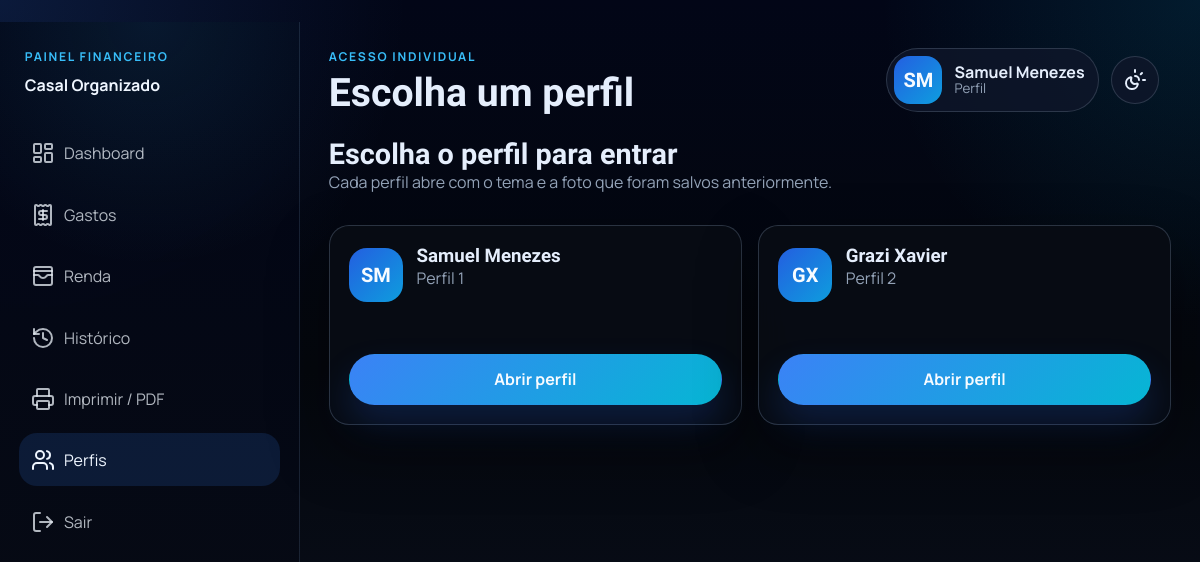
Screenshot of /selecionar-perfil/ (signed in) with the database file from the repository.
### perfis/models.py (models this page shows, shortened)
class Perfil(models.Model):
    nome = models.CharField(max_length=120)
    slug = models.SlugField(unique=True)
    ordem = models.PositiveSmallIntegerField(default=0)
    tema = models.CharField(max_length=20, choices=THEME_CHOICES, default=DEFAULT_THEME)
    mostrar_funcoes_extras = models.BooleanField(default=True)
    foto_perfil = models.TextField(blank=True, default="")
    class Meta:
        ordering = ("ordem", "nome")
    @property
    def iniciais(self):
        partes = [parte[0].upper() for parte in self.nome.split() if parte]
        return "".join(partes[:2]) or self.nome[:1].upper()
    @property
    def tem_foto_perfil(self):
        return bool(self.foto_perfil)

### perfis/views.py (the view)
# urls.py: path("selecionar-perfil/", views.select_profile, name="select_profile"),
@login_required
def select_profile(request):
    profiles = list_profiles().prefetch_related("parcelas_salariais")
    if request.method == "POST":
        profile = get_object_or_404(Perfil, slug=request.POST.get("profile_slug"))
        set_active_profile(request, profile)
        return redirect("dashboard")
    return render(
        request,
        "perfis/select_profile.html",
        {
            "profiles": profiles,
        },
    )

### financeiro/context_processors.py (called while the page is built)
def app_context(request):
    active_profile = None
    available_profiles = []
    cleanup_notice = None
    active_theme = DEFAULT_THEME
    if request.user.is_authenticated:
        available_profiles = list(list_profiles())
        active_profile = get_active_profile(request)
        if active_profile:
            cleanup_notice = get_cleanup_notice(active_profile)
            active_theme = active_profile.tema
    return {
        "app_name": "Casal Organizado",
        "available_profiles": available_profiles,
        "active_profile": active_profile,
        "cleanup_notice": cleanup_notice,
        "active_theme": active_theme,
        "theme_options": THEME_CHOICES,
    }

### financeiro/utils.py (called while the page is built)
def clamp_day(year, month, day):
    return min(day, monthrange(year, month)[1])

def add_months(source_date, months, day=None):
    month_index = (source_date.month - 1) + months
    year = source_date.year + month_index // 12
    month = month_index % 12 + 1
    target_day = clamp_day(year, month, day or source_date.day)
    return date(year, month, target_day)

### perfis/services.py (called while the page is built)
def list_profiles():
    return Perfil.objects.order_by("ordem", "nome")

def get_active_profile(request):
    profile_id = request.session.get("active_profile_id")
    if not profile_id:
        return None
    try:
        return Perfil.objects.get(pk=profile_id)
    except Perfil.DoesNotExist:
        request.session.pop("active_profile_id", None)
        return None

def get_profile_history_anchor(profile):
    gasto_anchor = profile.gastos.order_by("data_inicio").values_list("data_inicio", flat=True).first()
    extra_anchor = profile.rendas_extras.order_by("data").values_list("data", flat=True).first()
    debit_anchor = profile.gastos_debito.order_by("data").values_list("data", flat=True).first()
    anchors = [item for item in (gasto_anchor, extra_anchor, debit_anchor) if item]
    return min(anchors) if anchors else None

def get_cleanup_notice(profile, today=None):
    today = today or timezone.localdate()
    anchor = get_profile_history_anchor(profile)
    if not anchor:
        return None
    cleanup_date = add_months(anchor, 12)
    warning_start = cleanup_date - timedelta(days=30)
    if today < warning_start:
        return None
    return {
        "cleanup_date": cleanup_date,
        "days_left": max((cleanup_date - today).days, 0),
    }

### perfis/templates/perfis/select_profile.html (shortened to what this page needs)
{% extends "base.html" %}
{% block page_title %}Escolha um perfil{% endblock %}
{% block eyebrow %}Acesso individual{% endblock %}
{% block content %}
    <section class="page-intro" data-reveal>
        <div>
            <h3>Escolha o perfil para entrar</h3>
            <p class="muted">Cada perfil abre com o tema e a foto que foram salvos anteriormente.</p>
        </div>
    </section>
    <section class="profile-grid">
        {% for profile in profiles %}
            <form method="post" class="profile-card" data-reveal>
                <div class="profile-card__header">
                    {% if profile.tem_foto_perfil %}
                        <img src="{{ profile.foto_perfil }}" alt="Foto de {{ profile.nome }}" class="profile-avatar">
                    {% else %}
                        <span class="profile-badge">{{ profile.iniciais }}</span>
                    {% endif %}
                    <div>
                        <h3>{{ profile.nome }}</h3>
                        <p class="muted">Perfil {{ forloop.counter }}</p>
                    </div>
                </div>
                <button type="submit" class="primary-button">Abrir perfil</button>
            </form>
        {% endfor %}
    </section>
{% endblock %}

### templates/base.html (shortened to what this page needs)
﻿{% load static %}
<!DOCTYPE html>
<html lang="pt-br">
<head>
    <link rel="stylesheet" href="{% static 'css/style.css' %}">
</head>
<body class="theme-{{ active_theme }} {% block body_class %}{% endblock %}">
    {% if request.user.is_authenticated %}
        <div class="app-shell">
            <aside class="sidebar">
                <div class="sidebar-header" data-reveal>
                    <p class="eyebrow">Painel financeiro</p>
                    <strong>{{ app_name }}</strong>
                </div>
                <nav class="sidebar-nav" data-reveal>
                    {% with current=request.resolver_match.url_name %}
                        {% if active_profile %}
                            <a href="{% url 'dashboard' %}" class="{% if current == 'dashboard' %}is-active{% endif %}">
                                <i data-lucide="layout-dashboard"></i>
                                <span>Dashboard</span>
                            </a>
                            <a href="{% url 'gastos' %}" class="{% if current == 'gastos' or current == 'add_gasto' or current == 'edit_gasto' %}is-active{% endif %}">
                                <i data-lucide="receipt"></i>
                                <span>Gastos</span>
                            </a>
                            <a href="{% url 'extra_income_page' %}" class="{% if current == 'extra_income_page' or current == 'edit_extra_income' %}is-active{% endif %}">
                                <i data-lucide="wallet-cards"></i>
                                <span>Renda</span>
                            </a>
                            <a href="{% url 'historico' %}" class="{% if current == 'historico' %}is-active{% endif %}">
                                <i data-lucide="history"></i>
                                <span>Histórico</span>
                            </a>
                            <a href="{% url 'export_pdf' %}" class="{% if current == 'export_pdf' %}is-active{% endif %}">
                                <i data-lucide="printer"></i>
                                <span>Imprimir / PDF</span>
                            </a>
                        {% endif %}
                        <a href="{% url 'select_profile' %}" class="{% if current == 'select_profile' %}is-active{% endif %}">
                            <i data-lucide="users"></i>
                            <span>Perfis</span>
                        </a>
                        <a href="{% url 'logout' %}">
                            <i data-lucide="log-out"></i>
                            <span>Sair</span>
                        </a>
                    {% endwith %}
                </nav>
            </aside>
            <div class="content-shell">
                <header class="topbar">
                    <div>
                        <p class="eyebrow">{% block eyebrow %}Organização financeira{% endblock %}</p>
                        <h2>{% block page_title %}{{ app_name }}{% endblock %}</h2>
                    </div>
                    <div class="topbar-controls">
                        {% if active_profile %}
                            <a href="{% url 'profile_settings' %}" class="profile-shortcut profile-shortcut--desktop">
                                {% if active_profile.tem_foto_perfil %}
                                    <img src="{{ active_profile.foto_perfil }}" alt="Foto de {{ active_profile.nome }}" class="profile-avatar profile-avatar--small">
                                {% else %}
                                    <span class="profile-badge profile-badge--small">{{ active_profile.iniciais }}</span>
                                {% endif %}
                                <span class="profile-shortcut__text">
                                    <strong>{{ active_profile.nome }}</strong>
                                    <small>Perfil</small>
                                </span>
                            </a>
                            <details class="preference-menu" data-overlay-menu>
                                <summary class="icon-button" aria-label="Abrir temas">
                                    <i data-lucide="sun-moon"></i>
                                </summary>
                            </details>
                        {% endif %}
                    </div>
                </header>
                <main class="page-content">
                    {% block content %}{% endblock %}
                </main>
            </div>
        </div>
    {% endif %}
</body>
</html>

### rows the page displays
Perfil: iniciais "SM", nome "Samuel Menezes"
Perfil: iniciais "GX", nome "Grazi Xavier"

### other values shown
{{ app_name }} "Casal Organizado"
